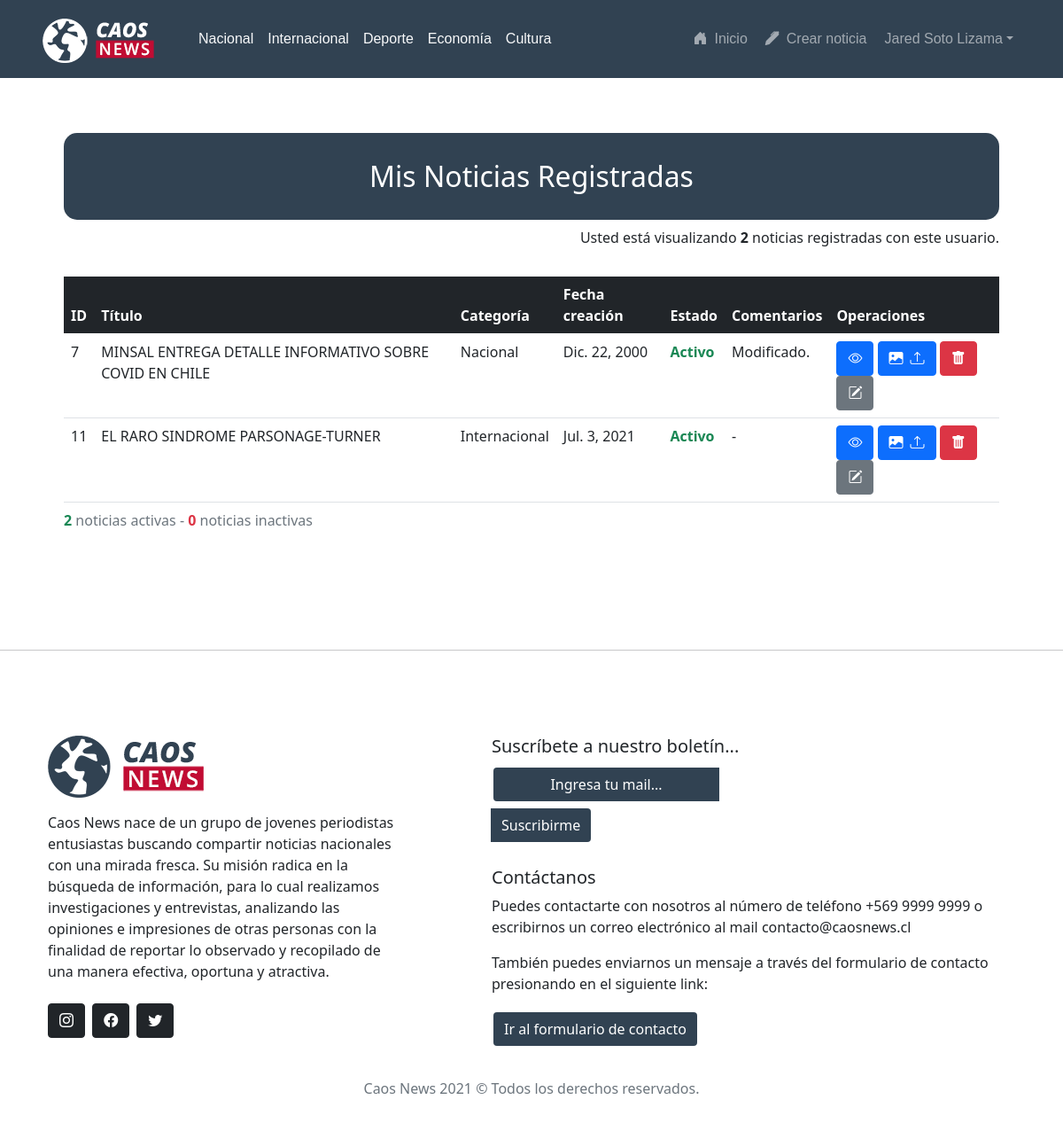
/administracionnoticia/ (signed in), run on the app's committed database.
### webCaosNews/models.py (models this page shows, shortened)
class Categoria(models.Model):
    id = models.CharField(primary_key=True, max_length=200)
    nombre = models.CharField(max_length=120)
    def __str__(self):
        return self.nombre

class Noticia(models.Model):
    id = models.AutoField(primary_key=True)
    titulo = models.CharField(max_length=150)
    lead = models.CharField(max_length=150)
    cuerpo = models.CharField(max_length=3000)
    fecha = models.DateField()
    imagen = models.ImageField(upload_to='imgNoticia', default='imgNoticia/noDisponible.png')
    Categoria = models.ForeignKey(Categoria, on_delete=models.CASCADE)
    activo = models.BooleanField(default=False)
    comentario = models.TextField(default='-')
    periodista = models.TextField(default='-')

### webCaosNews/views.py (the view)
# urls.py: path('administracionnoticia/', views.administracionNoticia, name='administracionNoticia'),
@login_required(login_url='/login/')
def administracionNoticia(request):
    categorias = Categoria.objects.all()
    noticias = Noticia.objects.filter(periodista = request.user.username)
    contadorNoticias = Noticia.objects.filter(periodista = request.user.username).count()
    contadorNoticiasActivas = Noticia.objects.filter(activo=True, periodista = request.user.username).count()
    contadorNoticiasInactivas = contadorNoticias - contadorNoticiasActivas
    datos = {"cat":categorias, "not":noticias, "cant":contadorNoticias, "cantActiva":contadorNoticiasActivas, "cantInactiva":contadorNoticiasInactivas}
    return render(request, "administracionNoticia.html", datos)

### webCaosNews/templates/administracionNoticia.html (shortened to what this page needs)
{% extends "base.html" %}
{% load static %}
{% block contenido %}
<div class="container mt-5 mb-5">
  <br>
  <section id="formulario">
    <h2 class="form-titulo">Mis Noticias Registradas</h2>
    <p class="text-end">Usted está visualizando <span class="fw-bold"> {{cant}}</span> noticias registradas con este usuario.</p>
    <div class="contenedor-input pt-3">
      <table class="table">
        <caption><span class="fw-bold text-success"> {{cantActiva}}</span> noticias activas - <span class="fw-bold text-danger"> {{cantInactiva}}</span> noticias inactivas</caption>
        <thead>
          <tr class="table-dark">
            <th>ID</th>
            <th>Título</th>
            <th>Categoría</th>
            <th>Fecha creación</th>
            <th>Estado</th>
            <th>Comentarios</th>
            <th>Operaciones</th>
          </tr>
        </thead>
        <tbody>
          {% for reg in not %}
          <tr>
            <td>{{reg.id}}</td>
            <td>{{reg.titulo}}</td>
            <td>{{reg.Categoria}}</td>
            <td>{{reg.fecha}}</td>
            {% if reg.activo %}
            <td class="fw-bold text-success">Activo</td>
            {% else %}
            <td class="fw-bold text-danger">Inactivo</td>
            {% endif %}
            <td>{{reg.comentario}}</td>
            <td>
              <a class="btn btn-primary" href="/noticia/{{reg.id}}"><i class="bi bi-eye"></i></a>
              <button type="button" onclick="galeria('{{reg.id}}')" data-bs-target="#modal1" data-bs-toggle="modal" class="btn btn-primary"><i class="bi bi-image-fill me-2"></i><i class="bi bi-upload"></i></button>
              <button type="button" onclick="eliminarNoticia('{{reg.id}}')" class="btn btn-danger"><i class="bi bi-trash-fill"></i></button>
              <button type="button" onclick="modificarNoticia('{{reg.id}}')" class="btn btn-secondary"><i class="bi bi-pencil-square"></i></button>
            </td>
          </tr>
          {% endfor %}
        </tbody>
      </table>
    </div>
</div>
{% endblock contenido %}

### webCaosNews/templates/base.html (shortened to what this page needs)
{% load static %}
<!doctype html>
<html lang="es">
<head>
    <link rel="stylesheet" href="{% static 'css/estilos.css' %}">
    <link href="https://cdn.jsdelivr.net/npm/bootstrap@5.0.0-beta3/dist/css/bootstrap.min.css" rel="stylesheet">
    <link rel="stylesheet" href="https://cdn.jsdelivr.net/npm/bootstrap-icons@1.4.1/font/bootstrap-icons.css">
    <link rel="stylesheet" href="https://cdnjs.cloudflare.com/ajax/libs/toastr.js/latest/toastr.min.css">
</head>
<body>
    <nav class="navbar navbar-expand-lg fixed-top navbar-dark bg-celeste">
        <a class="navbar-brand ms-5 mt-2" href="{% url 'index' %}">
            <img src="{% static 'img/logoSmall.png' %}" class="d-inline-block mb-1" alt="">
        </a>
        <div class="collapse navbar-collapse" id="navbarCollapse">
            <ul class="nav me-auto ms-4 nav-expand-lg nav-dark bg-celeste">
                {% for reg in cat %}
                <li class="nav-item"><a href="{% url 'index' %}filtrocategoriaid/{{reg.nombre}}/#noticias" class="nav-link link-light px-2">{{reg.nombre}}</a></li>
                {% endfor %}
            </ul>
            <div>
                <ul class="navbar-nav nav-pills me-5 ms-5 mb-2 mb-md-0">
                    <li class="nav-item me-1">
                        <a class="nav-link" aria-current="page" href="{% url 'index' %}"><i class="bi bi-house-door-fill me-2"></i>Inicio</a>
                    </li>
                    {% if user.is_authenticated %}
                        <li class="nav-item me-1">
                            <a class="nav-link" href="{% url 'formularioNoticia' %}"><i class="bi bi-pen-fill me-2"></i>Crear noticia</a>
                        </li>
                        <li class="nav-item dropdown">
                            <a class="nav-link dropdown-toggle" data-bs-toggle="dropdown" href="#" role="button" aria-expanded="false">{{user.first_name}} {{user.last_name}}</a>
                        </li>
                    {% endif %}
                </ul>
            </div>
        </div>
    </nav>
    <main>
        {% block contenido %}
        {% endblock contenido %}
        <hr class="featurette-divider">
        <footer class="container">
            <div class="container pt-3">
                <div class="row">
                    <div class="col-5 pe-5">
                        <div class="row">
                            <div class="col-1">
                                <img src="{% static 'img/logoColor70px.png' %}" class="mb-3" alt="">
                            </div>
                        </div>
                        <p>Caos News nace de un grupo de jovenes periodistas entusiastas
                            buscando compartir noticias nacionales con una mirada fresca.
                            Su misión radica en la búsqueda de información, para lo cual
                            realizamos investigaciones y entrevistas, analizando las opiniones e
                            impresiones de otras personas con la finalidad de reportar lo observado
                            y recopilado de una manera efectiva, oportuna y atractiva.</p>
                        <div class="mt-4">
                            <button type="button" class="btn btn-dark"><i class="bi bi-instagram"></i></button>
                            <button type="button" class="ms-1 btn btn-dark"><i class="bi bi-facebook"></i></button>
                            <button type="button" class="ms-1 btn btn-dark"><i class="bi bi-twitter"></i></button>
                        </div>
                    </div>
                    <div class="col-7 ps-4">
                        <div class="container">
                            <div class="col-7">
                                <h5>Suscríbete a nuestro boletín...</h5>
                                <form class="input-group">
                                    <input type="email" required class="btn-celeste" placeholder="Ingresa tu mail...">
                                    <button type="submit" class="btn-celeste">Suscribirme</button>
                                </form>
                            </div>
                        </div>
                        <div class="container mt-4 mb-4">
                            <h5>Contáctanos</h5>
                            <p>Puedes contactarte con nosotros al número de teléfono +569 9999 9999 o escribirnos un
                                correo electrónico al mail contacto@caosnews.cl</p>
                            <p>También puedes enviarnos un mensaje a través del formulario de contacto presionando en el
                                siguiente link:</p>
                            <a href="#"><button type="button" data-bs-toggle="modal" data-bs-target="#modal3" class="btn-celeste">Ir al formulario de
                                    contacto</button></a>
                        </div>
                    </div>
                </div>
            </div>
            <div class="container mt-2">
                <p class="text-muted text-center">Caos News 2021 &copy; Todos los derechos reservados.</p>
            </div>
        </footer>
    </main>
</body>
</html>

### data on the page
Categoria: nombre "Nacional"
Categoria: nombre "Internacional"
Categoria: nombre "Deporte"
Categoria: nombre "Economía"
Categoria: nombre "Cultura"
Noticia: id "7", titulo "MINSAL ENTREGA DETALLE INFORMATIVO SOBRE COVID EN CHILE", Categoria "Nacional", fecha "Dic. 22, 2000", activo "Activo", comentario "Modificado."
Noticia: id "11", titulo "EL RARO SINDROME PARSONAGE-TURNER", Categoria "Internacional", fecha "Jul. 3, 2021", activo "Activo", comentario "-"

### other printed values
{{ user.first_name }} "Jared"
{{ user.last_name }} "Soto Lizama"
{{ cant }} "2"
{{ cantActiva }} "2"
{{ cantInactiva }} "0"
